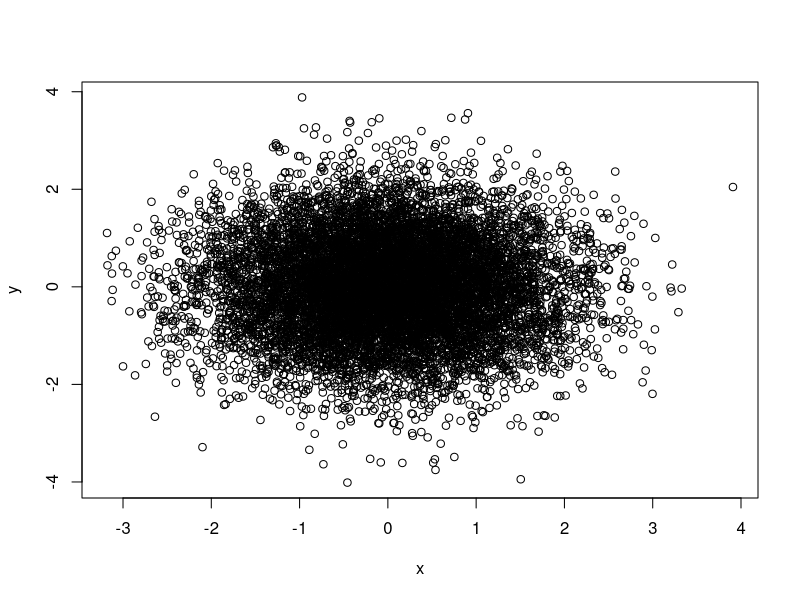
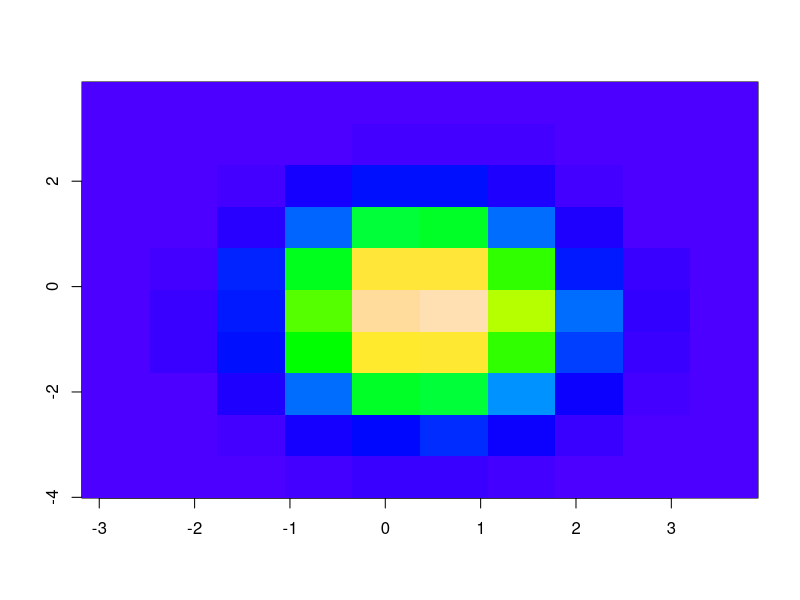
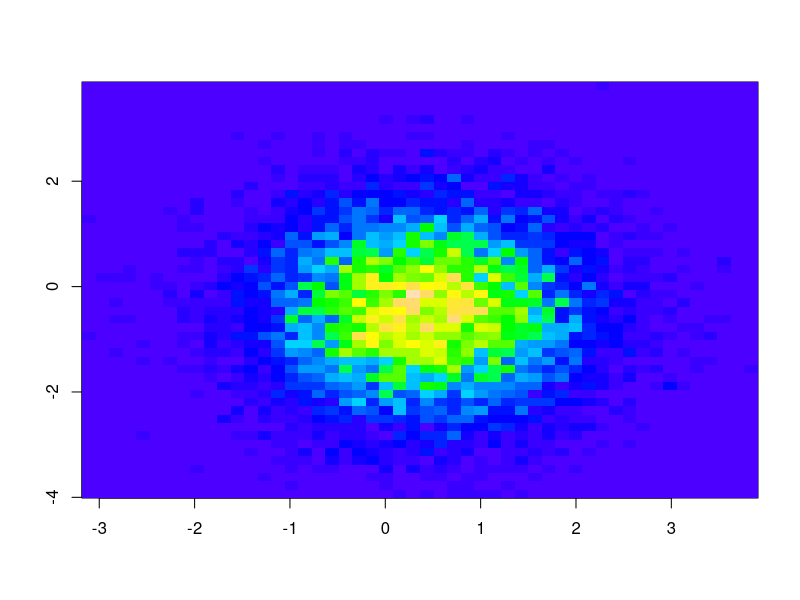
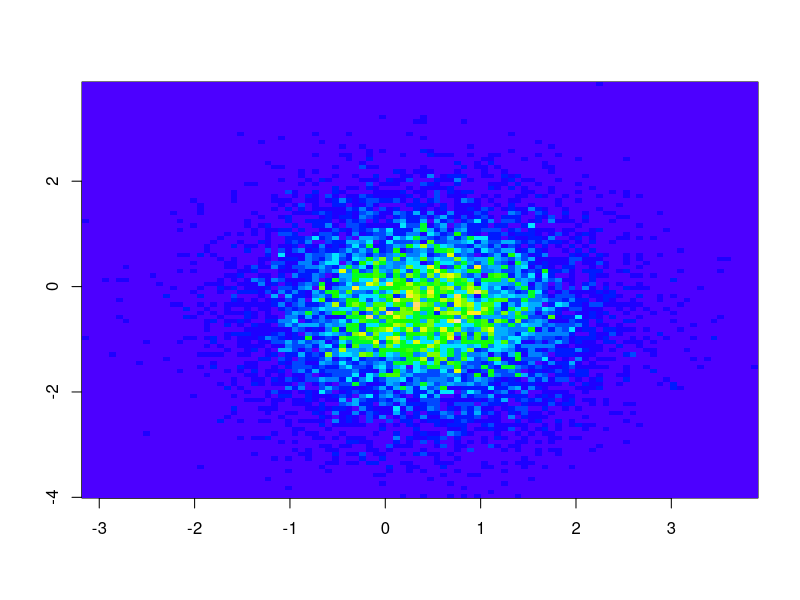
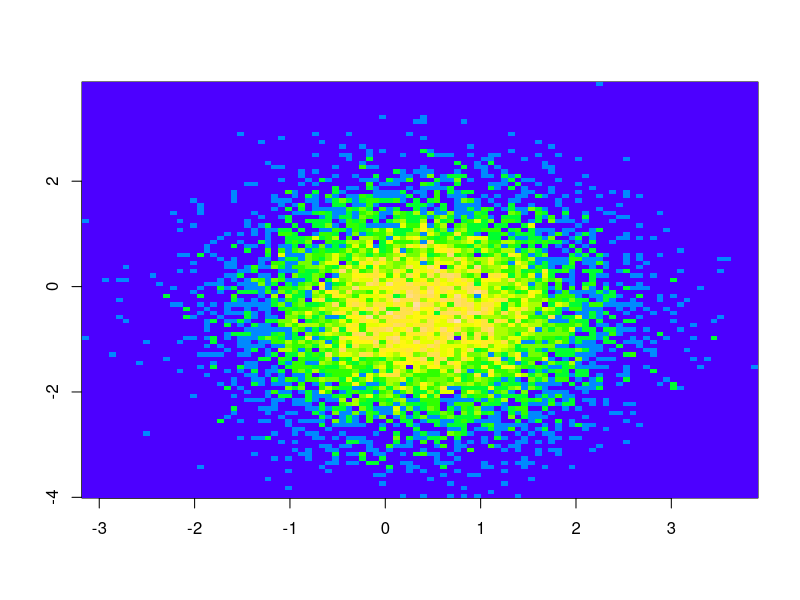
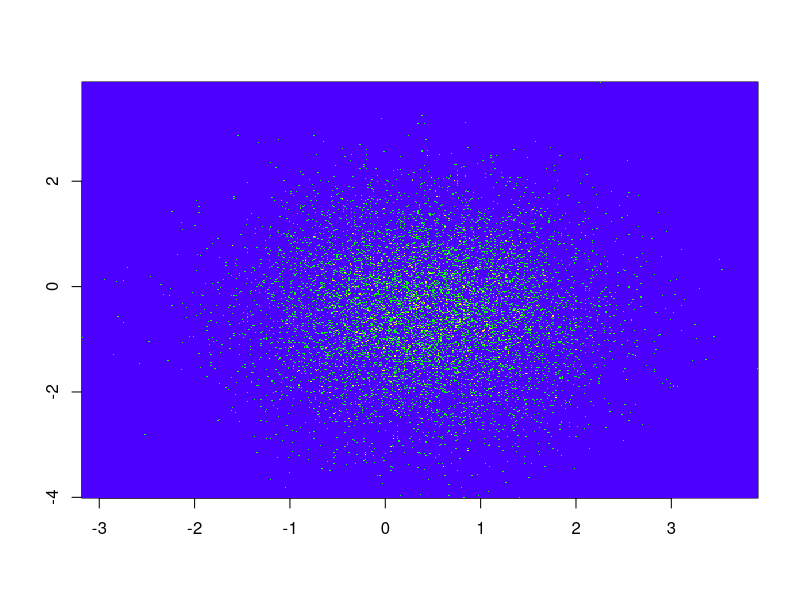
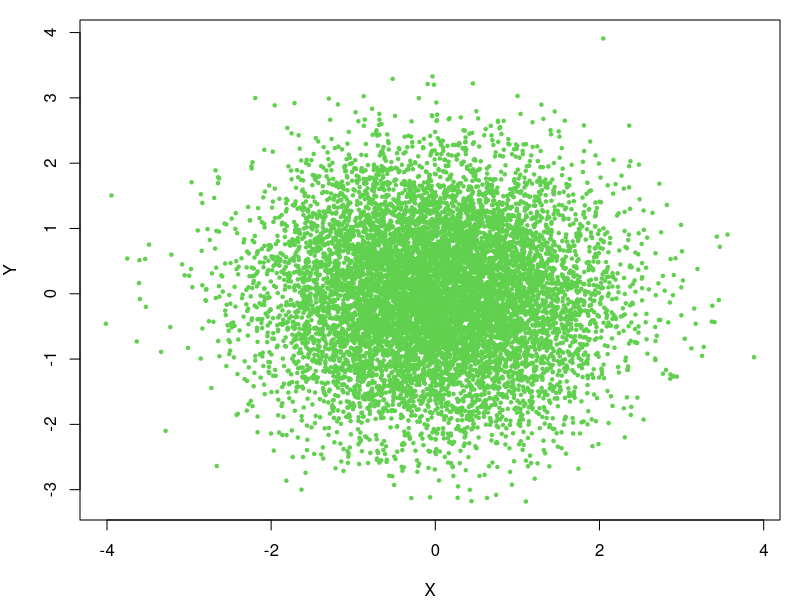
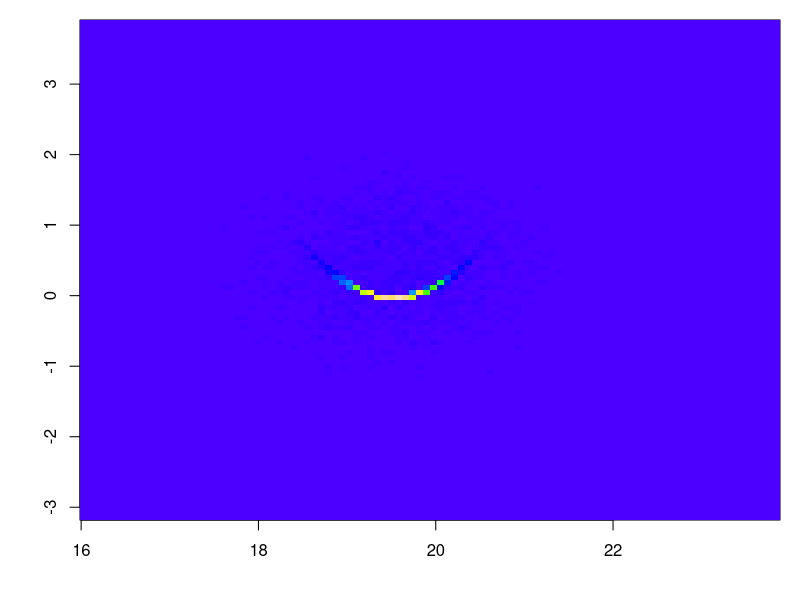

Recreate these plots in R, in order.
## ---- chunk 1
knitr::opts_chunk$set(echo = TRUE)
## ---- chunk 2
binplot <- function(x,y,nr=20,nc=20, scale="raw") {
zx = c(1:nr,rep(1,nc),1+trunc( nr*(x- min(x))/(max(x)-min(x)) ))
zx[zx>nr] = nr
zy = c(rep(1,nr),1:nc,1+trunc( nc*(y- min(y))/(max(y)-min(y)) ))
zy[zy>nc] = nc
z = table(zx,zy); z[,1]=z[,1]-1; z[1,]=z[1,]-1;
if (scale=="l") z= log(1+z)
image(z=t(z),x=seq(length=nr+1,from=min(x),to=max(x)),
y= seq(length=nc+1,from=min(y),to=max(y)),
xlab="",ylab="", col=topo.colors(100))
}

## ---- chunk 3
x = rnorm(10000) ; y = rnorm(10000)
plot(x,y)
binplot(x,y,10,10)
## ---- chunk 4
binplot(x,y,50,50)
binplot(x,y,100,100)
## ---- chunk 5
binplot(x,y,100,100,'l')
binplot(x,y,500,500,'l')
## ---- chunk 6
ux = rnorm(5000)/3
uy = ux^2 -0.5
par(mar=c(4,4,1,1))
plot(x=c(y,uy),y=c(x,ux),pch=20,col=3,xlab="X",ylab="Y",cex=0.7)
binplot(c(y,uy)+20,c(x,ux),100,100)
binplot(c(y,uy)+20,c(x,ux),100,100,"l")
